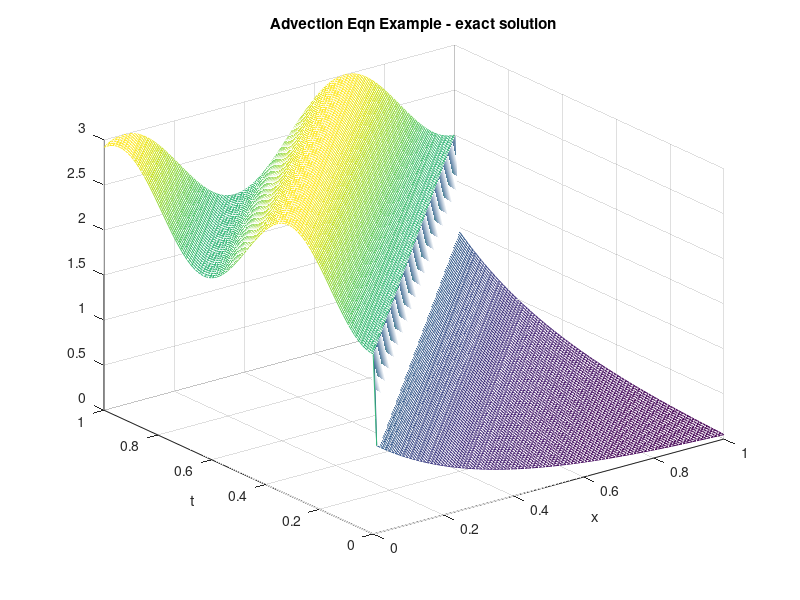
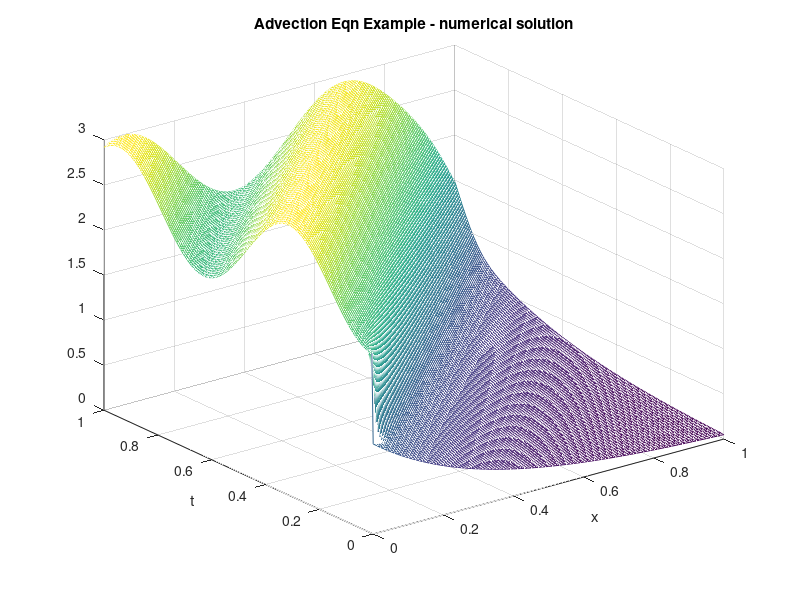

Write the MATLAB code that produced these figures, in order.
% ExPDE11.m
% advection eqn

h = .01;
x = 0:h:1; N = length(x);
t = 0:h:1; M = length(t);
u = zeros(101,101);

for i = 2:101
   for j = 1:102-i
      u(i+j-1,j) = exp(-3*x(i));
   end
end
for i=1:102-j
   for j = i:101
      u(i,j) = 2 + (sin(5*t(j-i+1))).^2;
   end
end

figure(1)
mesh(x,t,u'),xlabel('x'),ylabel('t'),title('Advection Eqn Example - exact solution')

u=zeros(101,201);
dx = .01;
dt = dx/2;
t = 0:dt:1;
u(:,1) = exp(-3*x);
for j=2:201
    tj = (j-1)*dt;
    u(1,j) = 2 + (sin(5*tj))^2;
    for i=2:100
        u(i,j) = u(i,j-1) - dt/dx*(u(i,j-1)-u(i-1,j-1));
    end
    u(101,j) = 2*u(100,j)-u(99,j);
end

figure(2)
mesh(x,t,u'),xlabel('x'),ylabel('t'),title('Advection Eqn Example - numerical solution')
